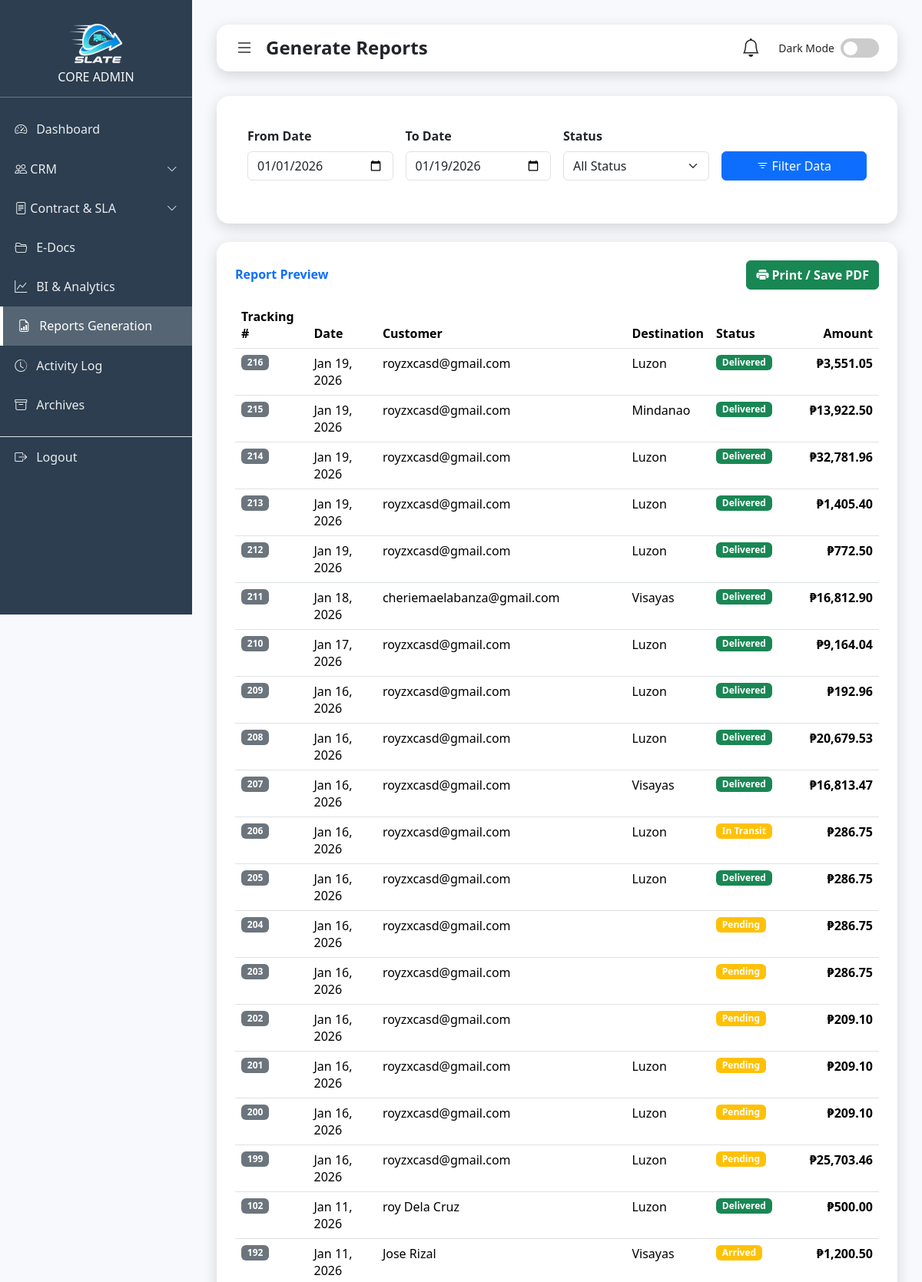
Page /admin_reports.php (signed in, upper part) on the committed database.
### tables this page shows
CREATE TABLE `shipments` (
  `id` int(11) NOT NULL,
  `contract_number` varchar(50) DEFAULT NULL,
  `user_id` int(11) NOT NULL,
  `sender_name` varchar(100) NOT NULL,
  `sender_contact` varchar(50) DEFAULT NULL,
  `receiver_name` varchar(100) NOT NULL,
  `receiver_contact` varchar(50) DEFAULT NULL,
  `origin_address` varchar(255) DEFAULT NULL,
  `destination_address` varchar(255) DEFAULT NULL,
  `origin_island` varchar(50) DEFAULT NULL,
  `specific_address` text DEFAULT NULL,
  `address` varchar(255) DEFAULT NULL,
  `weight` decimal(10,2) NOT NULL,
  `package_type` varchar(50) DEFAULT NULL,
  `package_description` text NOT NULL,
  `distance_km` decimal(10,2) DEFAULT 0.00,
  `price` decimal(10,2) DEFAULT 0.00,
  `sla_agreement` text DEFAULT NULL,
  `payment_method` varchar(50) DEFAULT 'Unspecified',
  `bank_name` varchar(50) DEFAULT NULL,
  `status` varchar(50) DEFAULT 'Pending',
  `payment_status` varchar(50) DEFAULT 'Pending',
  `sla_status` enum('Met','Breached','Pending') DEFAULT 'Pending',
  `proof_image` varchar(255) DEFAULT NULL,
  `created_at` timestamp NOT NULL DEFAULT current_timestamp(),
  `ip_address` varchar(45) DEFAULT NULL,
  `ai_estimated_time` varchar(100) DEFAULT 'Calculating...',
  `target_delivery_date` datetime DEFAULT NULL,
  `rating` int(11) DEFAULT 0,
  `feedback_text` text DEFAULT NULL,
  `destination_island` varchar(50) DEFAULT 'Luzon',
  `sender_email` varchar(255) DEFAULT NULL,
  `updated_at` timestamp NOT NULL DEFAULT current_timestamp() ON UPDATE current_timestamp()
);

### admin_reports.php (the view, shortened to what this page needs)
<?php
include("connection.php");
$startDate = isset($_GET['start_date']) ? $_GET['start_date'] : date('Y-m-01');
$endDate = isset($_GET['end_date']) ? $_GET['end_date'] : date('Y-m-d');
$statusFilter = isset($_GET['status']) ? $_GET['status'] : 'All';
$sql = "SELECT * FROM shipments WHERE DATE(created_at) BETWEEN '$startDate' AND '$endDate'";
$sql .= " ORDER BY created_at DESC";
$result = $conn->query($sql);
?>
<!DOCTYPE html>
<html lang="en">
<head>
  <link href="https://cdn.jsdelivr.net/npm/bootstrap@5.3.3/dist/css/bootstrap.min.css" rel="stylesheet">
  <link href="https://cdn.jsdelivr.net/npm/bootstrap-icons@1.11.3/font/bootstrap-icons.css" rel="stylesheet">
</head>
<body>
  <div class="sidebar" id="sidebar">
    <div>
      <div class="text-center p-3 border-bottom border-secondary">
        <img src="Remorig.png" alt="Logo" style="width: 100px;">
        <h6 class="mt-2 mb-0 text-light">CORE ADMIN</h6>
      </div>
      <nav class="mt-3">
        <a href="admin.php"><i class="bi bi-speedometer2"></i> Dashboard</a>
        <a href="#crmSubmenu" data-bs-toggle="collapse" class="d-flex justify-content-between">
            <span><i class="bi bi-people"></i> CRM</span><i class="bi bi-chevron-down small"></i>
        </a>
        <a href="#csmSubmenu" data-bs-toggle="collapse" class="d-flex justify-content-between">
            <span><i class="bi bi-file-text"></i> Contract & SLA</span><i class="bi bi-chevron-down small"></i>
        </a>
        <a href="E-Doc.php"><i class="bi bi-folder2-open"></i> E-Docs</a>
        <a href="BIFA.php"><i class="bi bi-graph-up"></i> BI & Analytics</a>
        <a href="admin_reports.php" class="active">
           <i class="bi bi-file-earmark-bar-graph"></i> Reports Generation
        </a>
        <a href="activity-log.php"><i class="bi bi-clock-history"></i> Activity Log</a>
        <a href="Archive.php"><i class="bi bi-archive"></i> Archives</a>
        <a href="logout.php" class="border-top mt-3"><i class="bi bi-box-arrow-right"></i> Logout</a>
      </nav>
    </div>
  </div>
  <div class="content" id="mainContent">
    <div class="header">
      <div class="d-flex align-items-center gap-3">
        <i class="bi bi-list fs-4" id="hamburger" style="cursor: pointer;"></i>
        <h4 class="fw-bold mb-0">Generate Reports</h4>
      </div>
      <div class="d-flex align-items-center gap-2">
        <div class="dropdown me-3">
    <a href="#" class="text-dark position-relative" id="notifDropdown" data-bs-toggle="dropdown" onclick="markRead()">
        <i class="bi bi-bell fs-4"></i>
    </a>
</div>
        <small>Dark Mode</small>
        <label class="theme-switch">
          <input type="checkbox" id="adminThemeToggle"><span class="slider"></span>
        </label>
      </div>
    </div>
    <div class="card mb-4">
        <div class="card-body">
            <form method="GET" class="row g-3 align-items-end">
                <div class="col-md-3">
                    <label class="form-label fw-bold">From Date</label>
                    <input type="date" name="start_date" class="form-control" value="<?php echo $startDate; ?>" required>
                </div>
                <div class="col-md-3">
                    <label class="form-label fw-bold">To Date</label>
                    <input type="date" name="end_date" class="form-control" value="<?php echo $endDate; ?>" required>
                </div>
                <div class="col-md-3">
                    <label class="form-label fw-bold">Status</label>
                    <select name="status" class="form-select">
                        <option value="All" <?php if($statusFilter=='All') echo 'selected'; ?>>All Status</option>
                    </select>
                </div>
                <div class="col-md-3">
                    <button type="submit" class="btn btn-primary w-100"><i class="bi bi-filter"></i> Filter Data</button>
                </div>
            </form>
        </div>
    </div>
    <div class="card">
        <div class="d-flex justify-content-between align-items-center mb-3">
            <h6 class="m-0 fw-bold text-primary">Report Preview</h6>
            <a href="print_report.php?start_date=<?php echo $startDate; ?>&end_date=<?php echo $endDate; ?>&status=<?php echo $statusFilter; ?>"
               target="_blank"
               class="btn btn-success fw-bold">
               <i class="bi bi-printer-fill"></i> Print / Save PDF
            </a>
        </div>
        <div class="table-responsive">
            <table class="table table-hover">
                <thead>
                    <tr>
                        <th>Tracking #</th>
                        <th>Date</th>
                        <th>Customer</th>
                        <th>Destination</th>
                        <th>Status</th>
                        <th class="text-end">Amount</th>
                    </tr>
                </thead>
                <tbody>
                    <?php
                    if ($result->num_rows > 0):
                        while($row = $result->fetch_assoc()):
                    ?>
                    <tr>
                        <td><span class="badge bg-secondary"><?php echo $row['id']; ?></span></td>
                        <td><?php echo date('M d, Y', strtotime($row['created_at'])); ?></td>
                        <td><?php echo $row['sender_name']; ?></td>
                        <td><?php echo $row['destination_island']; ?></td>
                        <td>
                            <?php
                                $s = $row['status'];
                                $badge = ($s=='Delivered')?'success':(($s=='Cancelled')?'danger':'warning');
                                echo "<span class='badge bg-$badge'>$s</span>";
                            ?>
                        </td>
                        <td class="text-end fw-bold">₱<?php echo number_format($row['price'], 2); ?></td>
                    </tr>
                    <?php endwhile; else: ?>
                    <tr><td colspan="6" class="text-center text-muted">No records found for this date range.</td></tr>
                    <?php endif; ?>
                </tbody>
            </table>
        </div>
    </div>
  </div>
</body>
</html>

### admin_reports.php (style rules this page uses)
:root { --primary: #4e73df; --secondary: #f8f9fc; --dark-bg: #1e1e2f; --dark-card: #2b2b40; --light-text: #f8f9fa; --radius: 1rem; --shadow: 0 0.35rem 1.2rem rgba(0, 0, 0, 0.15); }
body { font-family: 'Segoe UI', system-ui, sans-serif; background-color: var(--secondary); transition: all 0.3s ease; }
.sidebar { width: 250px; height: 100vh; background: #2c3e50; color: white; position: fixed; top: 0; left: 0; display: flex; flex-direction: column; transition: 0.3s; z-index: 1000; overflow-y: auto; }
.content { margin-left: 250px; padding: 2rem; transition: 0.3s; }
.sidebar a { display: flex; align-items: center; gap: 0.75rem; padding: 0.85rem 1.2rem; text-decoration: none; color: rgba(255,255,255,0.9); }
.sidebar a:hover, .sidebar a.active { background: rgba(255,255,255,0.2); border-left: 4px solid #fff; color: white; }
.header { background: white; border-radius: var(--radius); box-shadow: var(--shadow); padding: 1rem 1.5rem; display: flex; justify-content: space-between; align-items: center; margin-bottom: 2rem; }
.card { border: none; border-radius: var(--radius); padding: 1.5rem; background: white; box-shadow: var(--shadow); margin-bottom: 1.5rem; }
.theme-switch { width: 50px; height: 25px; position: relative; display: inline-block; }
.slider { position: absolute; cursor: pointer; inset: 0; background-color: #ccc; border-radius: 34px; transition: .4s; }
.slider:before { position: absolute; content: ""; height: 18px; width: 18px; left: 4px; bottom: 3px; background-color: white; border-radius: 50%; transition: .4s; }

### rows in the picture
shipments: id "216", created_at "Jan 19, 2026", sender_name "royzxcasd@gmail.com", destination_island "Luzon", status "Delivered", price "3,551.05"
shipments: id "215", created_at "Jan 19, 2026", sender_name "royzxcasd@gmail.com", destination_island "Mindanao", status "Delivered", price "13,922.50"
shipments: id "214", created_at "Jan 19, 2026", sender_name "royzxcasd@gmail.com", destination_island "Luzon", status "Delivered", price "32,781.96"
shipments: id "213", created_at "Jan 19, 2026", sender_name "royzxcasd@gmail.com", destination_island "Luzon", status "Delivered", price "1,405.40"
shipments: id "212", created_at "Jan 19, 2026", sender_name "royzxcasd@gmail.com", destination_island "Luzon", status "Delivered", price "772.50"
shipments: id "211", created_at "Jan 18, 2026", sender_name "cheriemaelabanza@gmail.com", destination_island "Visayas", status "Delivered", price "16,812.90"
shipments: id "210", created_at "Jan 17, 2026", sender_name "royzxcasd@gmail.com", destination_island "Luzon", status "Delivered", price "9,164.04"
shipments: id "209", created_at "Jan 16, 2026", sender_name "royzxcasd@gmail.com", destination_island "Luzon", status "Delivered", price "192.96"
shipments: id "208", created_at "Jan 16, 2026", sender_name "royzxcasd@gmail.com", destination_island "Luzon", status "Delivered", price "20,679.53"
shipments: id "207", created_at "Jan 16, 2026", sender_name "royzxcasd@gmail.com", destination_island "Visayas", status "Delivered", price "16,813.47"
shipments: id "206", created_at "Jan 16, 2026", sender_name "royzxcasd@gmail.com", destination_island "Luzon", status "In Transit", price "286.75"
shipments: id "205", created_at "Jan 16, 2026", sender_name "royzxcasd@gmail.com", destination_island "Luzon", status "Delivered", price "286.75"
shipments: id "204", created_at "Jan 16, 2026", sender_name "royzxcasd@gmail.com", status "Pending", price "286.75"
shipments: id "203", created_at "Jan 16, 2026", sender_name "royzxcasd@gmail.com", status "Pending", price "286.75"
shipments: id "202", created_at "Jan 16, 2026", sender_name "royzxcasd@gmail.com", status "Pending", price "209.10"
shipments: id "201", created_at "Jan 16, 2026", sender_name "royzxcasd@gmail.com", destination_island "Luzon", status "Pending", price "209.10"
shipments: id "200", created_at "Jan 16, 2026", sender_name "royzxcasd@gmail.com", destination_island "Luzon", status "Pending", price "209.10"
shipments: id "199", created_at "Jan 16, 2026", sender_name "royzxcasd@gmail.com", destination_island "Luzon", status "Pending", price "25,703.46"
shipments: id "102", created_at "Jan 11, 2026", sender_name "roy Dela Cruz", destination_island "Luzon", status "Delivered", price "500.00"
shipments: id "192", created_at "Jan 11, 2026", sender_name "Jose Rizal", destination_island "Visayas", status "Arrived", price "1,200.50"
